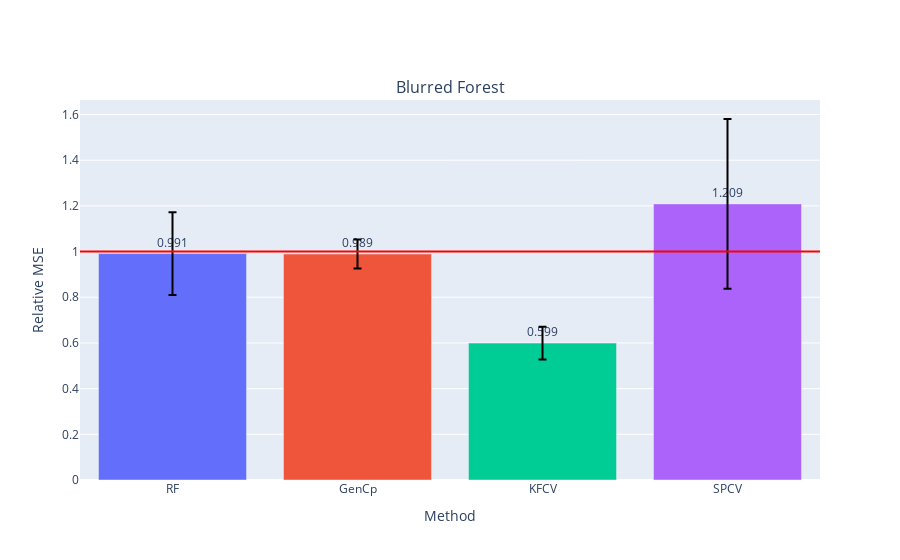

The code cell stored with this chart in its notebook:
### Code cell
fig = make_subplots(
    rows=1, cols=len(models),
    subplot_titles=model_names)
#     subplot_titles=("Relaxed Lasso", "Depth 2 Decision Tree"))

for i, errs in enumerate(model_errs):
    risks = [err.mean() for err in errs]
    test_risk = risks[0]
    # rf_test_risk = risks[1]
    # est_risks = risks[2:]
    est_risks = risks[1:]

    df = pd.DataFrame({est_names[i]: errs[i+1] for i in np.arange(len(est_names))})

    fig.add_trace(go.Bar(
    #     x=['VRF', 'BF_WR', 'BF_FR'], 
        x = df.columns,
        y=(df).mean()/test_risk,
        marker_color=px.colors.qualitative.Plotly,
        text=np.around((df).mean()/test_risk,3),
        textposition='outside',
        error_y=dict(
            type='data',
            color='black',
            array=(df).std() / test_risk,
    #         array=(df/test_risk).clip(upper=(df/test_risk).quantile(.95),axis=1).std(),
    #         symmetric=False,
    #         array=(df/test_risk).quantile(.95) - (df/test_risk).mean(),
    #         arrayminus=(df/test_risk).mean() - (df/test_risk).quantile(.93)
        )
    #         array=(df).mean() + (df).std(),
    #         arrayminus=(df).mean() - (df).std())
    ), row=1, col=i+1)
    # fig.add_trace(go.Bar(
    #     name='Experimental',
    #     x=['GenCp', 'KFCV', 'SPCV'], y=(df).mean(),
    #     error_y=dict(type='data', array=[1, 2])
    # ))
    # fig.update_layout(barmode='group')
    fig.add_hline(y=1., line_color='red', row=1, col=i+1)
    # fig.add_hline(y=elev_test_risk / test_risk, line_color='gray', line_dash='dash', row=1, col=i+1)
    
    fig.update_xaxes(title_text="Method", row=1, col=i+1)
    fig.update_yaxes(title_text="Relative MSE", row=1, col=i+1)
    
# fig.update_layout(
# #     title=f"FC_\u03B4{delta}_snr{snr}_nk{noise_kernel}_nls{noise_length_scale}_nv{noise_nu}_Xk{X_kernel}_Xls{X_length_scale}_Xv{X_nu}",
#     title=title,
#     xaxis_title="Method",
#     yaxis_title="MSE",
# #     legend_title="Legend Title",
# #     font=dict(
# #         family="Courier New, monospace",
# #         size=18,
# #         color="RebeccaPurple"
# #     )
# )
# barfp = os.path.expanduser(savedir + fig.layout.title['text'] + ".jpeg")
# fig.write_image(os.path.expanduser(barfp))
fig.show()

### Figure 1 — Plotly figure (JSON) as saved in the notebook; plotly's stock layout.template omitted (floating-point values rounded to 4 significant figures)
{"data": [{"error_y": {"array": [0.1808, 0.06348, 0.07142, 0.3716], "color": "black", "type": "data"}, "marker": {"color": ["#636EFA", "#EF553B", "#00CC96", "#AB63FA", "#FFA15A", "#19D3F3", "#FF6692", "#B6E880", "#FF97FF", "#FECB52"]}, "text": [0.991, 0.989, 0.599, 1.209], "textposition": "outside", "type": "bar", "x": ["RF", "GenCp", "KFCV", "SPCV"], "xaxis": "x", "y": [0.991, 0.9894, 0.5993, 1.209], "yaxis": "y"}], "layout": {"annotations": [{"font": {"size": 16}, "showarrow": false, "text": "Blurred Forest", "x": 0.5, "xanchor": "center", "xref": "paper", "y": 1, "yanchor": "bottom", "yref": "paper"}], "shapes": [{"line": {"color": "red"}, "type": "line", "x0": 0, "x1": 1, "xref": "x domain", "y0": 1, "y1": 1, "yref": "y"}], "xaxis": {"anchor": "y", "domain": [0, 1], "title": {"text": "Method"}}, "yaxis": {"anchor": "x", "domain": [0, 1], "title": {"text": "Relative MSE"}}}}
